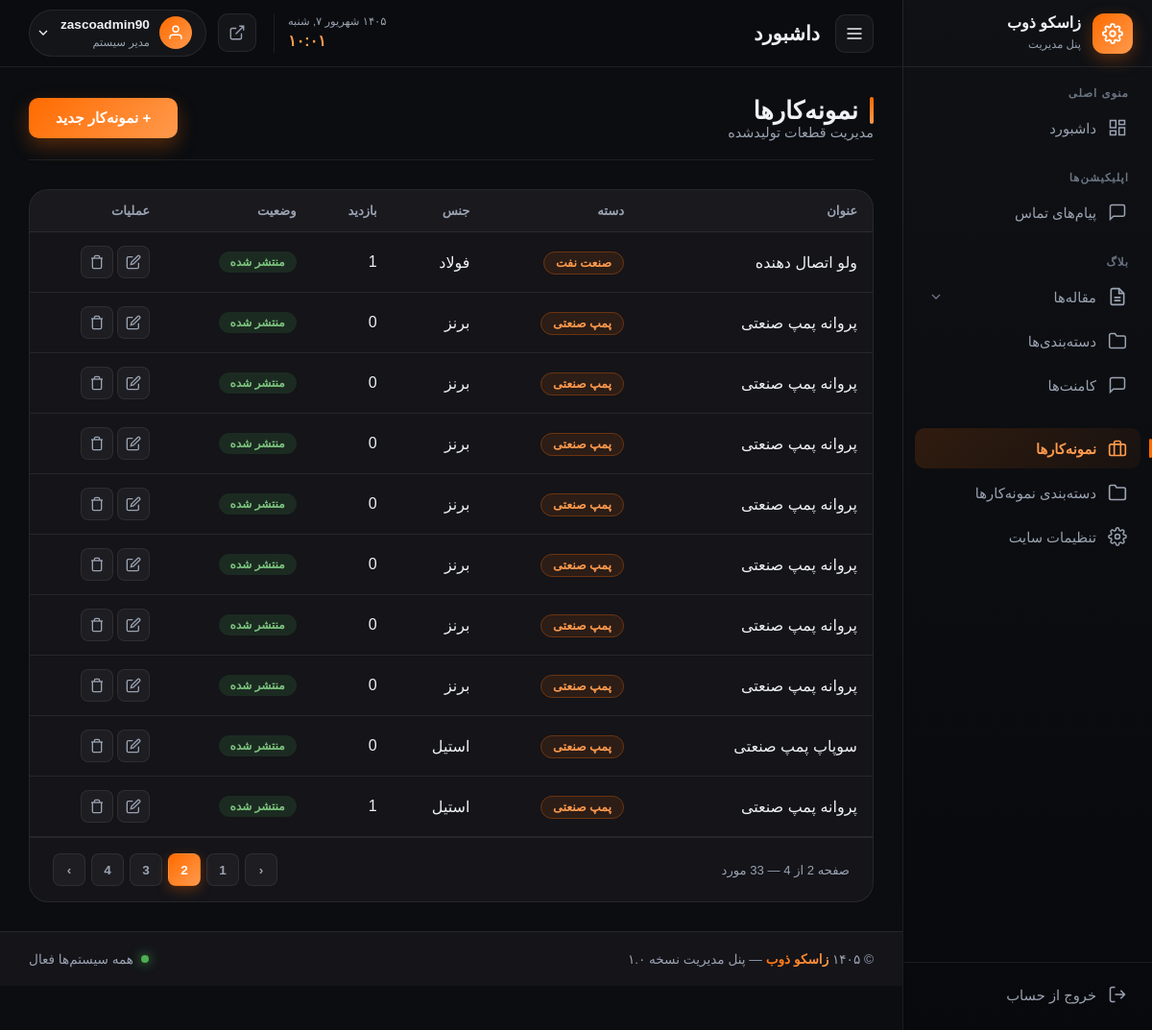
The page /zasco-admin-x9k2p/portfolio/?page=2 (signed in) on the database its author committed.
### portfolio/models.py (models this page shows, shortened)
class PortfolioItem(SoftDeleteModel):
    title = models.CharField('عنوان قطعه', max_length=200)
    slug = models.SlugField('اسلاگ', max_length=220, unique=True, allow_unicode=True)
    category = models.ForeignKey(
        PortfolioCategory, verbose_name='دسته',
        null=True, blank=True, on_delete=models.SET_NULL, related_name='items'
    )
    summary = models.CharField('خلاصه', max_length=300, blank=True)
    content = RichTextUploadingField('توضیحات کامل', blank=True)
    featured_image = models.ImageField('تصویر شاخص', upload_to='portfolio/%Y/%m/')
    image_alt = models.CharField('متن جایگزین تصویر (سئو)', max_length=200, blank=True)
    material = models.CharField('جنس آلیاژ', max_length=100, blank=True)
    weight = models.CharField('وزن قطعه', max_length=50, blank=True)
    standard = models.CharField('استاندارد', max_length=100, blank=True)
    meta_description = models.CharField('توضیحات متا سئو', max_length=300, blank=True)
    published = models.BooleanField('منتشر شده', default=True)
    views = models.PositiveIntegerField('بازدید', default=0)
    created = models.DateTimeField('تاریخ ایجاد', auto_now_add=True)
    updated = models.DateTimeField('به‌روزرسانی', auto_now=True)
    class Meta:
        verbose_name = 'نمونه‌کار'
        verbose_name_plural = 'نمونه‌کارها'
        ordering = ['-created']

class PortfolioCategory(SoftDeleteModel):
    title = models.CharField('عنوان دسته', max_length=120)
    slug = models.SlugField('اسلاگ', max_length=160, unique=True, allow_unicode=True)
    description = models.TextField('توضیحات سئو', blank=True)
    order = models.PositiveIntegerField('ترتیب', default=0)
    class Meta:
        verbose_name = 'دسته نمونه‌کار'
        verbose_name_plural = 'دسته‌های نمونه‌کار'
        ordering = ['order', 'title']

### panel/views.py (the view)
# urls.py: path('portfolio/', views.portfolio_list, name='portfolio_list'),
@login_required
def portfolio_list(request):
    if not request.user.is_staff:
        return redirect('panel:login')
    items = PortfolioItem.objects.select_related('category').order_by('-created')
    paginator = Paginator(items, 10)
    items = paginator.get_page(request.GET.get('page'))
    return render(request, 'main_pages/portfolio/portfolio_list.html', {'items': items})

### main/context_processors.py (called while the page is built)
def site_settings(request):
    return {'site': SiteSetting.load()}

### main/models.py (called while the page is built)
    def get_queryset(self):
        return super().get_queryset().filter(is_deleted=False)

    @classmethod
    def load(cls):
        obj, _ = cls.objects.get_or_create(pk=1)
        return obj

### panel/context_processors.py (called while the page is built)
def panel_badges(request):
    if not (request.user.is_authenticated and request.user.is_staff):
        return {}
    return {
        'pending_comments': Comment.objects.filter(approved=False, is_deleted=False).count(),
    }

### panel/templates/main_pages/portfolio/portfolio_list.html (shortened to what this page needs)
{% extends 'layouts/panel_base.html' %}
{% block content %}
<div class="page-header">
    <div>
        <h1 class="page-title">نمونه‌کارها</h1>
        <p class="page-subtitle">مدیریت قطعات تولیدشده</p>
    </div>
    <a href="{% url 'panel:portfolio_add' %}" class="btn-primary">+ نمونه‌کار جدید</a>
</div>
<div class="card">
    <div class="table-responsive">
        <table class="data-table">
            <thead>
                <tr><th>عنوان</th><th>دسته</th><th>جنس</th><th>بازدید</th><th>وضعیت</th><th>عملیات</th></tr>
            </thead>
            <tbody>
            {% for it in items %}
            <tr>
                <td>{{ it.title }}</td>
                <td>{% if it.category %}<span class="cat-child">{{ it.category.title }}</span>{% else %}<span class="badge badge-warning">بدون دسته</span>{% endif %}</td>
                <td>{{ it.material|default:'—' }}</td>
                <td>{{ it.views }}</td>
                <td>{% if it.published %}<span class="badge badge-success">منتشر شده</span>{% else %}<span class="badge badge-danger">پیش‌نویس</span>{% endif %}</td>
                <td>
                    <a href="{% url 'panel:portfolio_edit' it.id %}" class="btn-icon" title="ویرایش">
                        <svg viewBox="0 0 24 24" fill="none" stroke="currentColor" stroke-width="2"><path d="M11 4H4a2 2 0 0 0-2 2v14a2 2 0 0 0 2 2h14a2 2 0 0 0 2-2v-7"/><path d="M18.5 2.5a2.121 2.121 0 0 1 3 3L12 15l-4 1 1-4 9.5-9.5z"/></svg>
                    </a>
                    <a href="{% url 'panel:portfolio_delete' it.id %}" class="btn-icon danger" title="حذف" onclick="return confirm('حذف شود؟')">
                        <svg viewBox="0 0 24 24" fill="none" stroke="currentColor" stroke-width="2"><polyline points="3 6 5 6 21 6"/><path d="M19 6v14a2 2 0 0 1-2 2H7a2 2 0 0 1-2-2V6m3 0V4a2 2 0 0 1 2-2h4a2 2 0 0 1 2 2v2"/></svg>
                    </a>
                </td>
            </tr>
            {% empty %}
            <tr><td colspan="6" class="text-center">نمونه‌کاری ثبت نشده.</td></tr>
            {% endfor %}
            </tbody>
        </table>
    </div>
    {% include 'partials/panel_pagination.html' with page_obj=items %}
</div>
{% endblock %}

### panel/templates/partials/header.html (shortened to what this page needs)
<header class="panel-header">
    <div class="header-right">
        <button class="menu-toggle" id="menuToggle" aria-label="منو">
            <svg viewBox="0 0 24 24" fill="none" stroke="currentColor" stroke-width="2">
                <path d="M3 12h18M3 6h18M3 18h18" />
            </svg>
        </button>
        <div class="page-title-wrap">
            <h1 class="page-title" id="pageTitle">داشبورد</h1>
        </div>
    </div>
    <div class="header-left">
        <div class="header-datetime">
            <div class="datetime-date" id="jalaliDate"></div>
            <div class="datetime-time" id="liveTime">--:--</div>
        </div>
        <a href="/" target="_blank" class="header-icon-btn" title="مشاهده سایت">
            <svg viewBox="0 0 24 24" fill="none" stroke="currentColor" stroke-width="1.8">
                <path d="M18 13v6a2 2 0 0 1-2 2H5a2 2 0 0 1-2-2V8a2 2 0 0 1 2-2h6M15 3h6v6M10 14L21 3" />
            </svg>
        </a>
        <div class="user-menu" id="userMenu">
            <button class="user-btn">
                <div class="user-avatar"><svg viewBox="0 0 24 24" fill="none" stroke="currentColor" stroke-width="1.8">
                        <path d="M20 21v-2a4 4 0 0 0-4-4H8a4 4 0 0 0-4 4v2" />
                        <circle cx="12" cy="7" r="4" />
                    </svg></div>
                <div class="user-info"><strong>{{ request.user.username }}</strong><small>مدیر سیستم</small></div>
                <svg class="user-chevron" viewBox="0 0 24 24" fill="none" stroke="currentColor" stroke-width="2">
                    <path d="M6 9l6 6 6-6" />
                </svg>
            </button>
        </div>
    </div>
</header>

### rows shown on the page
PortfolioItem: title "ولو اتصال دهنده", category "صنعت نفت", material "فولاد", views "1", published "منتشر شده"
PortfolioItem: title "پروانه پمپ صنعتی", category "پمپ صنعتی", material "برنز", views "0", published "منتشر شده"
PortfolioItem: title "پروانه پمپ صنعتی", category "پمپ صنعتی", material "برنز", views "0", published "منتشر شده"
PortfolioItem: title "پروانه پمپ صنعتی", category "پمپ صنعتی", material "برنز", views "0", published "منتشر شده"
PortfolioItem: title "پروانه پمپ صنعتی", category "پمپ صنعتی", material "برنز", views "0", published "منتشر شده"
PortfolioItem: title "پروانه پمپ صنعتی", category "پمپ صنعتی", material "برنز", views "0", published "منتشر شده"
PortfolioItem: title "پروانه پمپ صنعتی", category "پمپ صنعتی", material "برنز", views "0", published "منتشر شده"
PortfolioItem: title "پروانه پمپ صنعتی", category "پمپ صنعتی", material "برنز", views "0", published "منتشر شده"
PortfolioItem: title "سوپاپ پمپ صنعتی", category "پمپ صنعتی", material "استیل", views "0", published "منتشر شده"
PortfolioItem: title "پروانه پمپ صنعتی", category "پمپ صنعتی", material "استیل", views "1", published "منتشر شده"

### other values the page prints
{{ request.user.username }} "zascoadmin90"
{{ page_obj.paginator.num_pages }} "4"
{{ num }} "1" "2" "3" "4"
